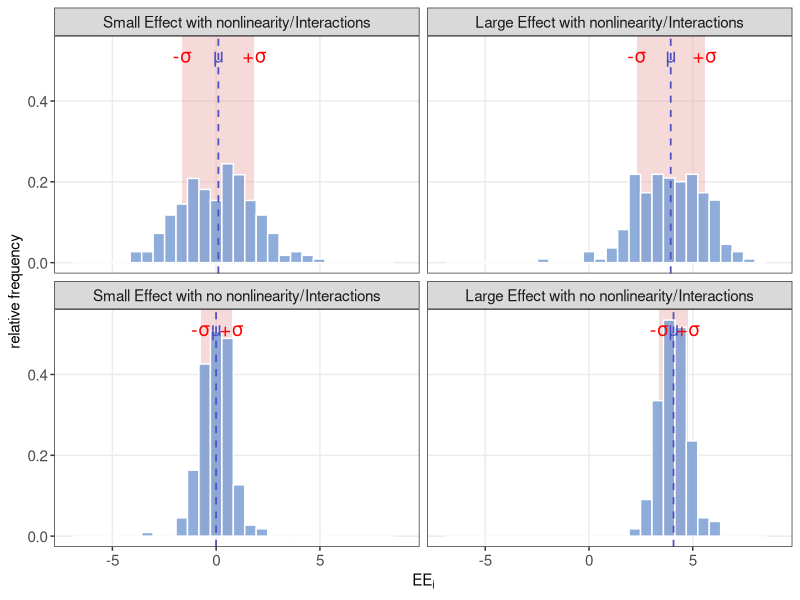
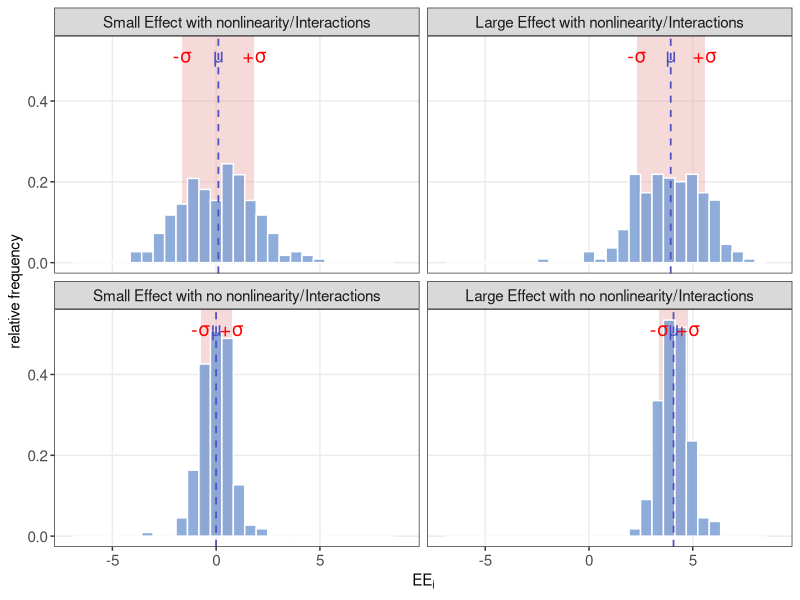

Recreate these plots in R, in order.
rnorm(100,0,1.5)
rnorm(100,4,0.5)
rnorm(100,4,1.5)
rnorm(100,0,0.5)


library(ggplot2)


# Generate data for all four panels
data <- rbind(
  data.frame(
    value = rnorm(200, 0, 1.7),
    panel = "Small Effect with nonlinearity/Interactions"
  ),
  data.frame(
    value = rnorm(200, 4, 0.7),
    panel = "Large Effect with no nonlinearity/Interactions"
  ),
  data.frame(
    value = rnorm(200, 4, 1.7),
    panel = "Large Effect with nonlinearity/Interactions"
  ),
  data.frame(
    value = rnorm(200, 0, 0.7),
    panel = "Small Effect with no nonlinearity/Interactions"
  )
)

data$panel <- factor(data$panel, levels = c(
  "Small Effect with nonlinearity/Interactions",
  "Large Effect with nonlinearity/Interactions",
  "Small Effect with no nonlinearity/Interactions",
  "Large Effect with no nonlinearity/Interactions"
))

# Compute per-panel statistics for annotations
panel_stats <- do.call(rbind, lapply(levels(data$panel), function(p) {
  x <- data$value[data$panel == p]
  data.frame(panel = factor(p, levels = levels(data$panel)),
             mu = mean(x), sigma = sd(x))
}))
p <- ggplot(data, aes(x = value)) +
  # shaded sigma band
  geom_rect(data = panel_stats,
            aes(xmin = mu - sigma, xmax = mu + sigma,
                ymin = 0, ymax = Inf),
            fill = "#e8a0a0", alpha = 0.4,
            inherit.aes = FALSE) +
  # histogram
  geom_histogram(aes(y = after_stat(density)), bins = 30,
                 fill = "#7b9fd4", color = "white", alpha = 0.85) +
  # mu dashed line
  geom_vline(data = panel_stats,
             aes(xintercept = mu),
             linetype = "dashed", color = "#5050c0", linewidth = 0.6) +
  # labels
  geom_text(data = panel_stats,
            aes(x = mu - sigma, y = Inf, label = "-\u03c3"),
            vjust = 1.8, hjust = 0.5, color = "red", size = 5) +
  geom_text(data = panel_stats,
            aes(x = mu, y = Inf, label = "\u03bc"),
            vjust = 1.8, hjust = 0.5, color = "#5050c0", size = 5) +
  geom_text(data = panel_stats,
            aes(x = mu + sigma, y = Inf, label = "+\u03c3"),
            vjust = 1.8, hjust = 0.5, color = "red", size = 5) +
  scale_x_continuous(limits = c(-7, 9), breaks = seq(-5, 5, 5)) +
  facet_wrap(~ panel, ncol = 2) +
  theme_bw() +
  theme(
    strip.text       = element_text(size = 11),
    axis.title       = element_text(size = 11),
    axis.text        = element_text(size = 11),
    panel.grid.minor = element_blank()
  ) +
  labs(x = expression(EE[i]), y = "relative frequency")
p


getwd()

ggsave(
  "report/Bilder/example_grid_mu_sigma_vairation.png",
  p,
  width = 9,
  height = 6,
  dpi = 300
)
